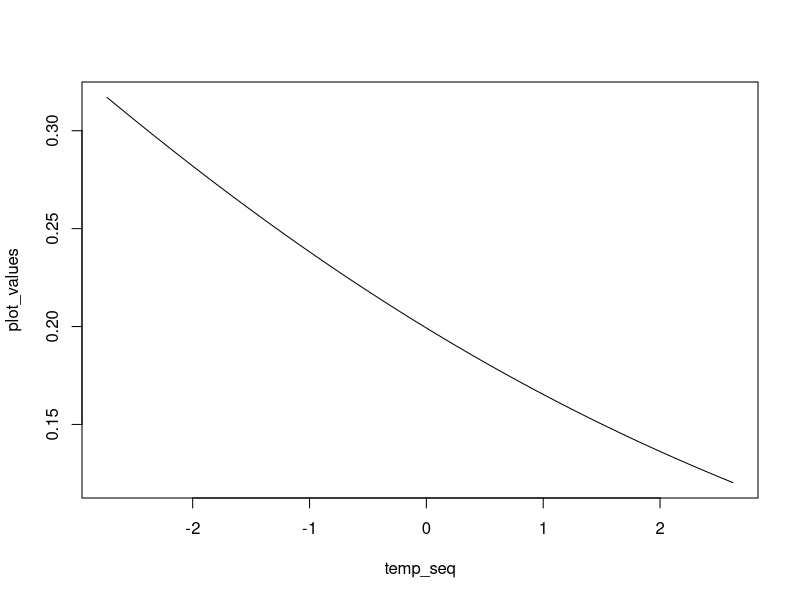
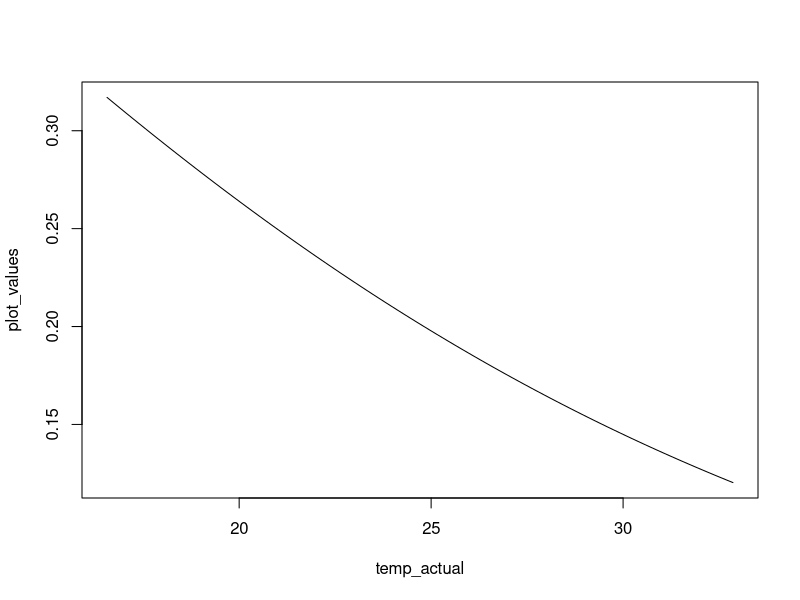
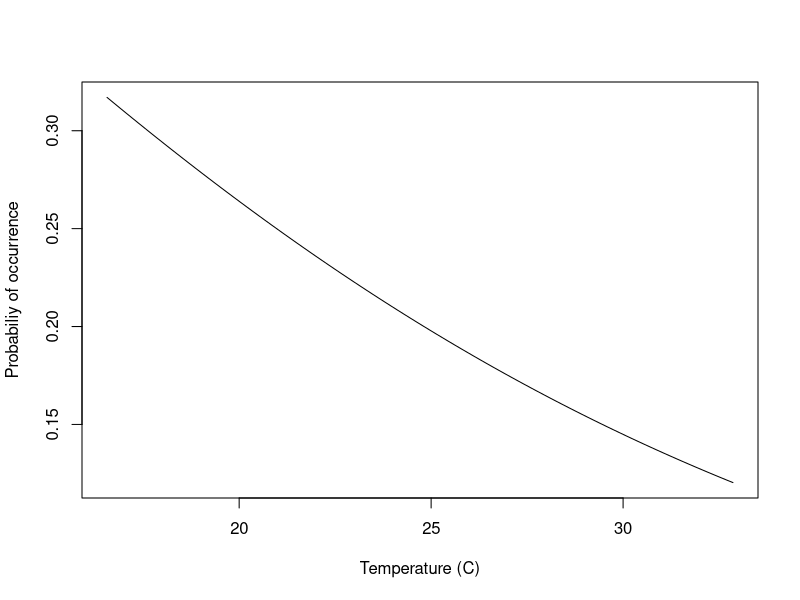
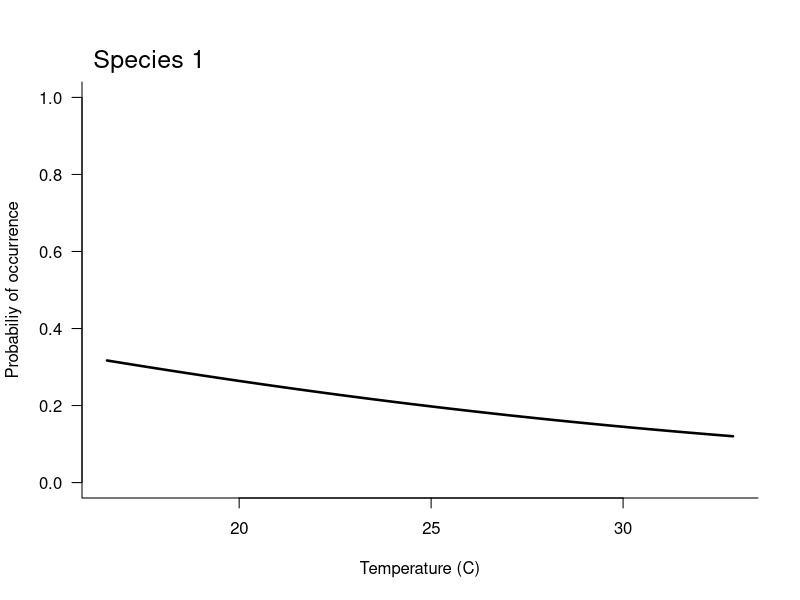
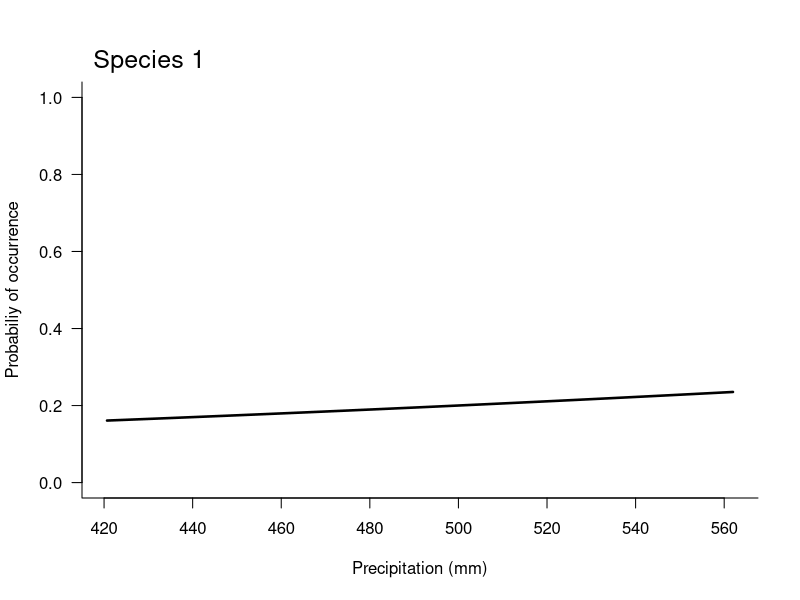
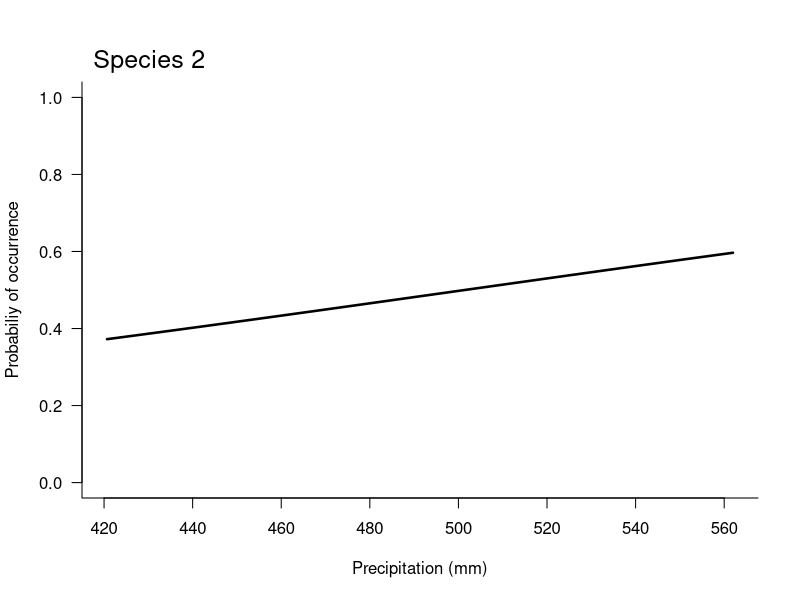

Source code (R) for these figures, in order:
# set a seed to make sure we don't get ridiculous simulated values
set.seed(2019-11-27)

# simulate some data with the following attributes
n_sites <- 200
n_species <- 3

# we need some predictor variables
predictors <- data.frame(
  intercept = rep(1, n_sites),
  temperature_c = rnorm(n_sites, mean = 25, sd = 3),
  precipitation_mm = rnorm(n_sites, mean = 500, sd = 30),
  tree_cover_pc = runif(n_sites, min = 20, max = 80),
  flowering_pc = runif(n_sites, min = 0, max = 45)
)

# simulate some species-level associations with covariates
n_covariates <- ncol(predictors)
covariate_effects <- matrix(
  rnorm(n_species * n_covariates,
        mean = 0, sd = (1 / apply(predictors, 2, mean))),
  nrow = n_covariates,
  ncol = n_species
)

# we can use these to create a `linear_predictor` that gives the mean
#   probability of occurrence for each species at each site (assuming
#   a logit link function)
linear_predictor <- plogis(as.matrix(predictors) %*% covariate_effects)

# we can use these to simulate species occurrences
species_occurrences <- matrix(
  rbinom(n = (n_sites * n_species), size = 1, prob = linear_predictor),
  nrow = n_sites,
  ncol = n_species
)

# now we want to fit a GLM to these data to estimate probabilities of
#   occurrence as as function of the environmental variables

# start by rescaling the environmental variables so they're all centered
#   and have variance = 1
predictors$temperature_std <-
  (predictors$temperature_c - mean(predictors$temperature_c)) /
  sd(predictors$temperature_c)
predictors$precipitation_std <-
  (predictors$precipitation_mm - mean(predictors$precipitation_mm)) /
  sd(predictors$precipitation_mm)
predictors$tree_cover_std <-
  (predictors$tree_cover_pc - mean(predictors$tree_cover_pc)) /
  sd(predictors$tree_cover_pc)
predictors$flowering_std <-
  (predictors$flowering_pc - mean(predictors$flowering_pc)) /
  sd(predictors$flowering_pc)

# create a data set with everything includes
data_set <- data.frame(
  occ_sp1 = species_occurrences[, 1],
  occ_sp2 = species_occurrences[, 2],
  occ_sp3 = species_occurrences[, 3],
  predictors
)

# fit a GLM model for the first species
model_sp1 <- glm(
  occ_sp1 ~ temperature_std +
    precipitation_std +
    tree_cover_std +
    flowering_std,
  data = data_set,
  family = binomial()
)

# repeat for species 2 and 3
model_sp2 <- glm(
  occ_sp2 ~ temperature_std + 
    precipitation_std +
    tree_cover_std +
    flowering_std,
  data = data_set,
  family = binomial()
)
model_sp3 <- glm(
  occ_sp3 ~ temperature_std + 
    precipitation_std + 
    tree_cover_std + 
    flowering_std,
  data = data_set,
  family = binomial()
)

# let's assume the models are fitted perfectly and we don't need 
#   to look at model diagnostics. Then we can use these perfect
#   models to make some plots of occurrence probabilities against
#   predictors

# how many values should we use to draw our fitted association?
n_plot <- 100

# we need a sequence of predictor values (temperature in this case)
#   so we can predict occurrence probabilities along a gradient
temp_seq <- seq(min(data_set$temperature_std),
                max(data_set$temperature_std),
                length = n_plot)

# now we make a new data.frame, with the predictor sequence used
#   for the variable of interest, and zeros otherwise
#   (holding all other predictors at their mean)
plot_data <- data.frame(
  temperature_std = temp_seq,
  precipitation_std = rep(0, n_plot),
  tree_cover_std = rep(0, n_plot),
  flowering_std = rep(0, n_plot)
)

# we can use this new data.frame to predict the probability of
#   occurrence at each value along the predictor sequence
plot_values <- predict(model_sp1, newdata = plot_data, type = "response")

# now plot it
plot(plot_values ~ temp_seq, type = "l")

# there's a few things we might want to fix with this plot:
#   1. the x-axis has the standardised values but ideally would
#        have the true temperature values
#   2. we could add some informative axis labels
#   3. we could make some formatting changes based on our own preferences

# change the axis range
temp_actual <- temp_seq * sd(data_set$temperature_c) +
  mean(data_set$temperature_c)
plot(plot_values ~ temp_actual, type = "l")

# change the axis labels
plot(plot_values ~ temp_actual,
     type = "l",
     xlab = "Temperature (C)",
     ylab = "Probabiliy of occurrence")

# other random things we can change
plot(plot_values ~ temp_actual,
     type = "l",
     bty = "l",
     las = 1,
     lwd = 2.5,
     ylim = c(0, 1),
     xlab = "Temperature (C)",
     ylab = "Probabiliy of occurrence")

# could even add a label to the plot
mtext("Species 1", side = 3, line = 0.5, adj = 0.02, cex = 1.5)

# that was easy enough. But now we want to repeat this processs for other
#   predictors and species

# let's start with precipitation for species 1
#    (note: using almost the same code as above)
# generate a sequence of precipitation values
precip_seq <- seq(min(data_set$precipitation_std), max(data_set$precipitation_std), length = n_plot)

# create a new data.frame with this precipitation sequence,
#   holding all other variables at zero (their mean)
plot_data <- data.frame(
  temperature_std = rep(0, n_plot),
  precipitation_std = precip_seq,
  tree_cover_std = rep(0, n_plot),
  flowering_std = rep(0, n_plot)
)

# predict occurrence probabilities at each value of precipitation
plot_values <- predict(model_sp1, newdata = plot_data, type = "response")

# rescale the x-axis values to be actual precipitation rather than
#   standardised values
precip_actual <- precip_seq * sd(data_set$precipitation_mm) +
  mean(data_set$precipitation_mm)

# plot it, with your preferred plot settings
plot(plot_values ~ precip_actual,
     type = "l",
     bty = "l",
     las = 1,
     lwd = 2.5,
     ylim = c(0, 1),
     xlab = "Precipitation (mm)",
     ylab = "Probabiliy of occurrence")

# add a label
mtext("Species 1", side = 3, line = 0.5, adj = 0.02, cex = 1.5)

# what if we want to plot precipitation for species 2?

# repeat the above code, swapping out species 1 for species 2
precip_seq <- seq(min(data_set$precipitation_std), max(data_set$precipitation_std), length = n_plot)
plot_data <- data.frame(
  temperature_std = rep(0, n_plot),
  precipitation_std = precip_seq,
  tree_cover_std = rep(0, n_plot),
  flowering_std = rep(0, n_plot)
)
plot_values <- predict(model_sp2, newdata = plot_data, type = "response")
precip_actual <- precip_seq * sd(data_set$precipitation_mm) + mean(data_set$precipitation_mm)
plot(plot_values ~ precip_actual,
     type = "l",
     bty = "l",
     las = 1,
     lwd = 2.5,
     ylim = c(0, 1),
     xlab = "Precipitation (mm)",
     ylab = "Probabiliy of occurrence")
mtext("Species 2", side = 3, line = 0.5, adj = 0.02, cex = 1.5)

# great, but this seems like a huge amount of copy-paste and a lot of
#   opportunities for mistakes if we want to plot three species by
#   four predictors. What if we had more species or more predictors?